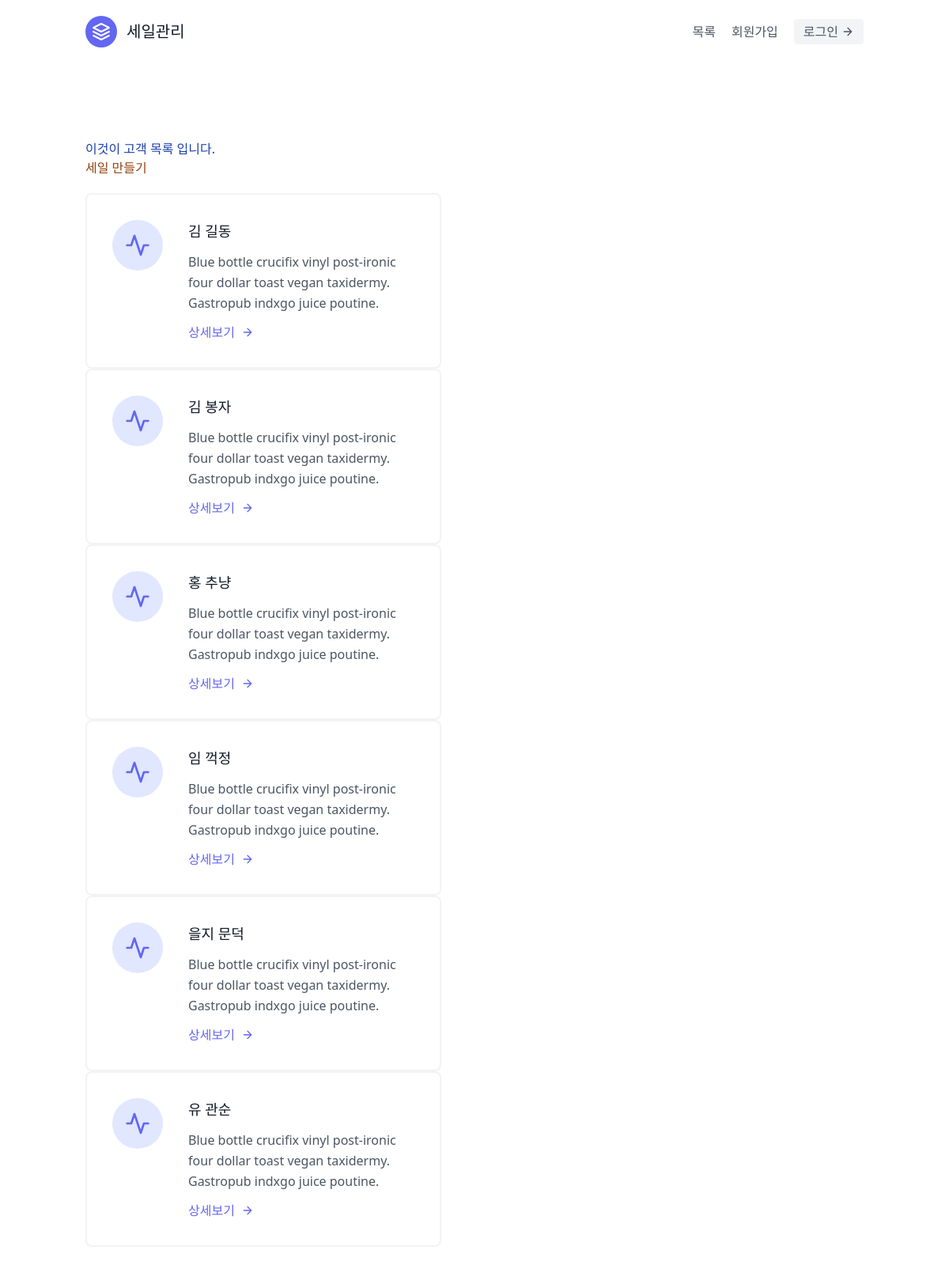
/홈페이지/, run on an earlier commit of the app's database.
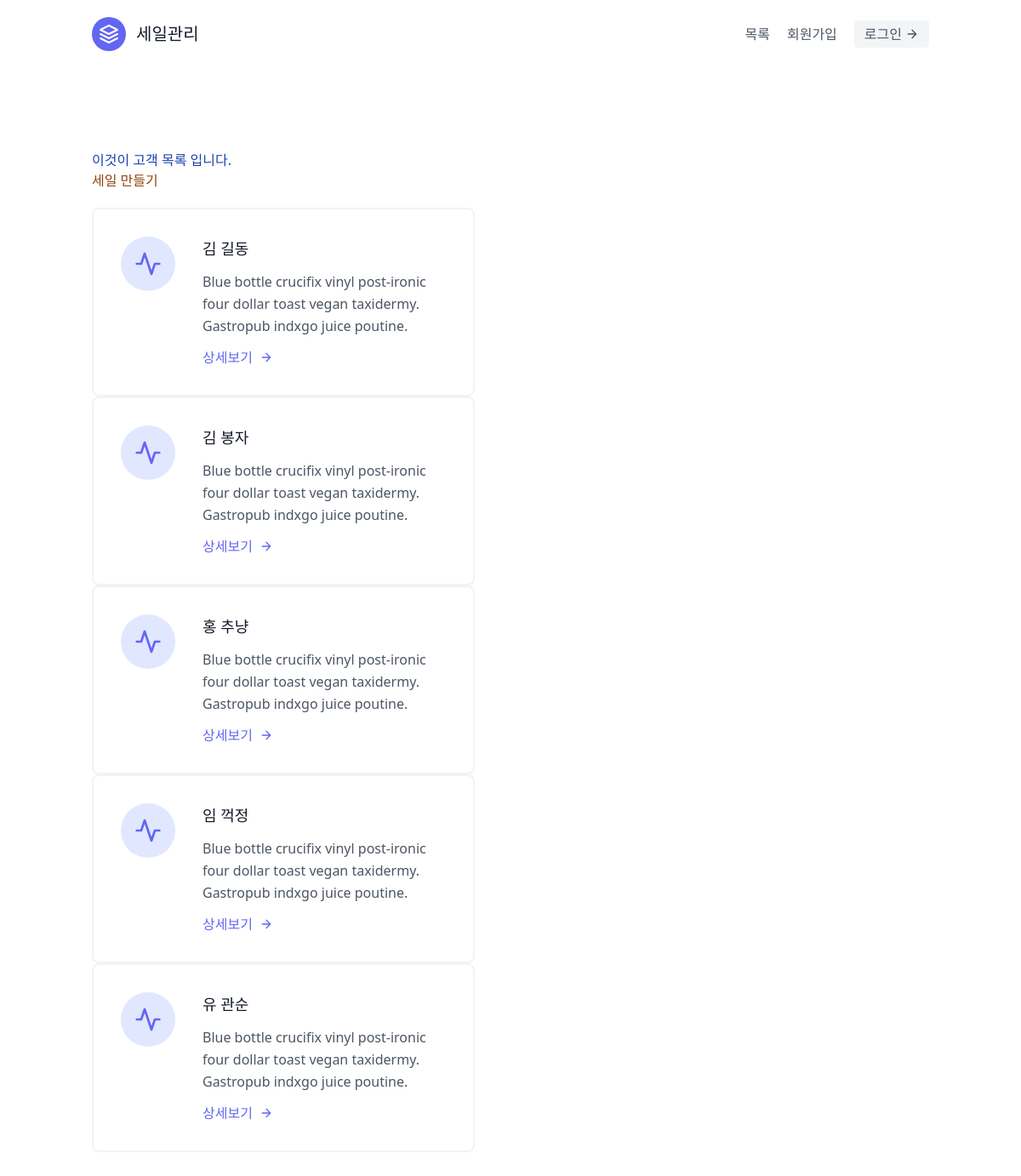
And on a later commit of the database.
### sales/models.py (models this page shows, shortened)
class Sale(models.Model):
    first_name = models.CharField(max_length=30)
    last_name = models.CharField(max_length=30)
    age = models.IntegerField(default=0)
    person = models.ForeignKey("Person", on_delete=models.CASCADE) #외래키

### sales/templates/folder/세일목록.html
{% extends '와꾸.html' %}
{% block content %}
<section class="text-gray-600 body-font">
  <div class="container px-5 py-24 mx-auto flex flex-wrap">
  <div class="w-full">
<div><h1 class="text-blue-800">이것이 고객 목록 입니다.</h1></div>
<div class="mb-5 text-yellow-800"><a href="{% url '홈페이지:생성' %}">세일 만들기</a></div>
</div>
      {% for 인간 in 사람키 %}
    <div class="flex flex-wrap -m-4">
      <div class="p-4 lg:w-1/2 md:w-full">
        <div class="flex border-2 rounded-lg border-gray-200 border-opacity-50 p-8 sm:flex-row flex-col">
          <div class="w-16 h-16 sm:mr-8 sm:mb-0 mb-4 inline-flex items-center justify-center rounded-full bg-indigo-100 text-indigo-500 flex-shrink-0">
            <svg fill="none" stroke="currentColor" stroke-linecap="round" stroke-linejoin="round" stroke-width="2" class="w-8 h-8" viewBox="0 0 24 24">
              <path d="M22 12h-4l-3 9L9 3l-3 9H2"></path>
            </svg>
          </div>
          <div class="flex-grow">
            <h2 class="text-gray-900 text-lg title-font font-medium mb-3">{{인간.last_name}} {{인간.first_name}}</h2>
            <p class="leading-relaxed text-base">Blue bottle crucifix vinyl post-ironic four dollar toast vegan taxidermy. Gastropub indxgo juice poutine.</p>
            <a href="{% url '홈페이지:상세' 인간.pk %}"  class="mt-3 text-indigo-500 inline-flex items-center">상세보기
              <svg fill="none" stroke="currentColor" stroke-linecap="round" stroke-linejoin="round" stroke-width="2" class="w-4 h-4 ml-2" viewBox="0 0 24 24">
                <path d="M5 12h14M12 5l7 7-7 7"></path>
              </svg>
            </a>
          </div>
        </div>
      </div>
    </div>
    {% endfor %}
  </div>
</section>
{% endblock content %}

What changed in the data, as far as the page shows it:
removed Sale: last_name "을지", first_name "문덕"
